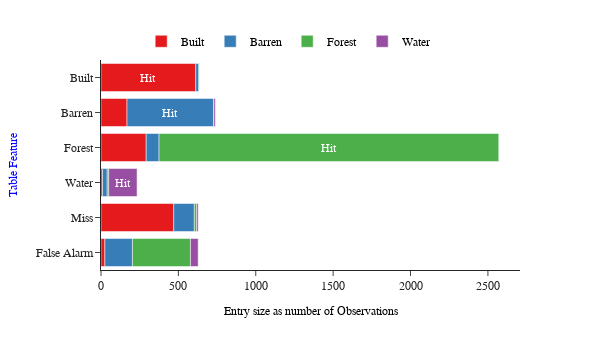

The notebook cell saved with this chart:
### Code cell
NewDataFrame.entrySize_sam()

### Figure 1 — Plotly figure (JSON) as saved in the notebook; plotly's stock layout.template omitted (floating-point values rounded to 4 significant figures)
{"data": [{"alignmentgroup": "True", "hovertemplate": "variable=Built<br>value=%{x}<br>index=%{y}<extra></extra>", "legendgroup": "Built", "marker": {"color": "rgb(228,26,28)", "opacity": 1}, "name": "Built", "offsetgroup": "Built", "orientation": "h", "showlegend": true, "textposition": "auto", "type": "bar", "x": [612, 168, 292, 10, 470, 25], "xaxis": "x", "y": ["Built", "Barren", "Forest", "Water", "Miss", "False Alarm"], "yaxis": "y"}, {"alignmentgroup": "True", "hovertemplate": "variable=Barren<br>value=%{x}<br>index=%{y}<extra></extra>", "legendgroup": "Barren", "marker": {"color": "rgb(55,126,184)", "opacity": 1}, "name": "Barren", "offsetgroup": "Barren", "orientation": "h", "showlegend": true, "textposition": "auto", "type": "bar", "x": [20, 561, 83, 30, 133, 178], "xaxis": "x", "y": ["Built", "Barren", "Forest", "Water", "Miss", "False Alarm"], "yaxis": "y"}, {"alignmentgroup": "True", "hovertemplate": "variable=Forest<br>value=%{x}<br>index=%{y}<extra></extra>", "legendgroup": "Forest", "marker": {"color": "rgb(77,175,74)", "opacity": 1}, "name": "Forest", "offsetgroup": "Forest", "orientation": "h", "showlegend": true, "textposition": "auto", "type": "bar", "x": [5, 0, 2197, 10, 15, 375], "xaxis": "x", "y": ["Built", "Barren", "Forest", "Water", "Miss", "False Alarm"], "yaxis": "y"}, {"alignmentgroup": "True", "hovertemplate": "variable=Water<br>value=%{x}<br>index=%{y}<extra></extra>", "legendgroup": "Water", "marker": {"color": "rgb(152,78,163)", "opacity": 1}, "name": "Water", "offsetgroup": "Water", "orientation": "h", "showlegend": true, "textposition": "auto", "type": "bar", "x": [0, 10, 0, 183, 10, 50], "xaxis": "x", "y": ["Built", "Barren", "Forest", "Water", "Miss", "False Alarm"], "yaxis": "y"}], "layout": {"annotations": [{"font": {"color": "white", "family": "Trebuchet MS", "size": 12}, "hovertext": "Hits for Category 1", "showarrow": false, "text": "Hit", "x": 306, "y": 0}, {"font": {"color": "white", "family": "Trebuchet MS", "size": 12}, "hovertext": "Hits for Category 1", "showarrow": false, "text": "Hit", "x": 448.5, "y": 1}, {"font": {"color": "white", "family": "Trebuchet MS", "size": 12}, "hovertext": "Hits for Category 1", "showarrow": false, "text": "Hit", "x": 1474.0, "y": 2}, {"font": {"color": "white", "family": "Trebuchet MS", "size": 12}, "hovertext": "Hits for Category 1", "showarrow": false, "text": "Hit", "x": 141.5, "y": 3}], "barmode": "relative", "font": {"family": "Trebuchet MS", "size": 12}, "height": 350, "hovermode": false, "legend": {"font": {"color": "black", "family": "Trebuchet MS", "size": 12}, "orientation": "h", "title": {"text": ""}, "tracegroupgap": 0, "x": 0.8, "xanchor": "right", "y": 1.02, "yanchor": "bottom"}, "margin": {"t": 60}, "paper_bgcolor": "rgba(0,0,0,0)", "plot_bgcolor": "rgba(0,0,0,0)", "width": 600, "xaxis": {"anchor": "y", "domain": [0, 1], "dtick": 1, "tickvals": [0, 500, 1000, 1500, 2000, 2500], "title": {"font": {"color": "black", "family": "Trebuchet MS", "size": 12}, "text": "Entry size as number of Observations"}}, "yaxis": {"anchor": "x", "autorange": "reversed", "domain": [0, 1], "title": {"font": {"color": "blue", "family": "Trebuchet MS", "size": 12}, "text": "Table Feature"}, "type": "category"}}}
